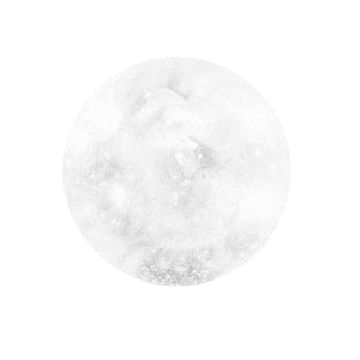
#> input picture assets/asset/9973fe0f9e0308ecc1eed6baae953fa8-Photoroom.png, 360 x 360 px, given in place of Mossy Rock Collection Spritesheet.png, which was not available
$ python build_forest_atlas_resources.py
#> lines starting #> are read from the running program, lines starting #| are printed output that depends on the picture; after the words box and inside, x2 and y2 are one past the last pixel; in counts of white or black regions, pixels touching at a corner belong together; pictures that were not available may be replaced by others from this repository, and a replacement may not be noted
"""Create editable Godot atlas regions, without modifying source images."""
from pathlib import Path
import json
import cv2
import numpy as np
from PIL import Image

ROOT=Path(__file__).resolve().parents[1]
OUT=ROOT/'assets/environment/modular_forest'
OUT.mkdir(parents=True,exist_ok=True)
ROCKS='res://assets/asset/Mossy Rock Collection Spritesheet.png'
im=Image.open(ROOT/'assets/asset/Mossy Rock Collection Spritesheet.png').convert('RGBA')
#> im is the input picture: PIL image 360x360 RGBA; mean R, G, B, A 79.5, 79.5, 79.5, 82.6
mask=cv2.morphologyEx((np.asarray(im)[:,:,3]>80).astype(np.uint8),cv2.MORPH_CLOSE,np.ones((3,3),np.uint8))
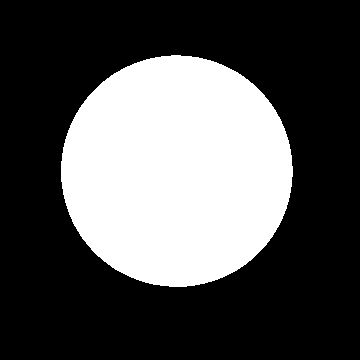
#> mask: shape (360, 360); values 0 (black) and 1 (white), 32.5% white; 1 white region, box (x1, y1, x2, y2) and area: (61, 55, 293, 287) 42143
_,_,stats,_=cv2.connectedComponentsWithStats(mask,8)
#> stats = [[0, 0, 360, 360, 87457], [61, 55, 232, 232, 42143]]
boxes=[list(map(int,s[:4])) for s in stats[1:] if s[4]>600]
#> boxes = [[61, 55, 232, 232]]
boxes.sort(key=lambda r:(r[1]//240,r[0]))
#> (the run stopped early here; a loop or call above may not have finished)

$ run again, on assets/asset/ChatGPT Image Oct 25, 2026, 03_05_42 AM.png
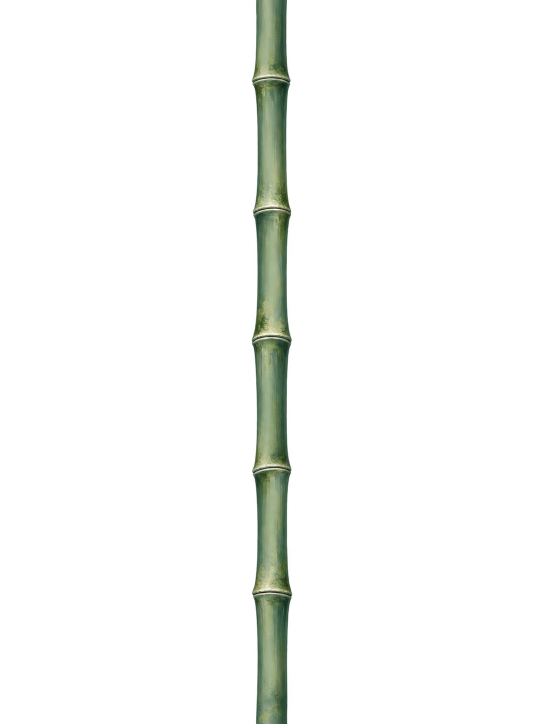
#> input picture assets/asset/ChatGPT Image Oct 25, 2026, 03_05_42 AM.png, 1086 x 1448 px, given in place of Mossy Rock Collection Spritesheet.png, which was not available (shown at 1/2 size)
#> im is the input picture: PIL image 1086x1448 RGBA; mean R, G, B, A 6.6, 8, 5.9, 14.5
#> `mask=cv2.morphologyEx((np.asarray(im)[:,:,3]>80).astype(np.uint8),cv2...`:
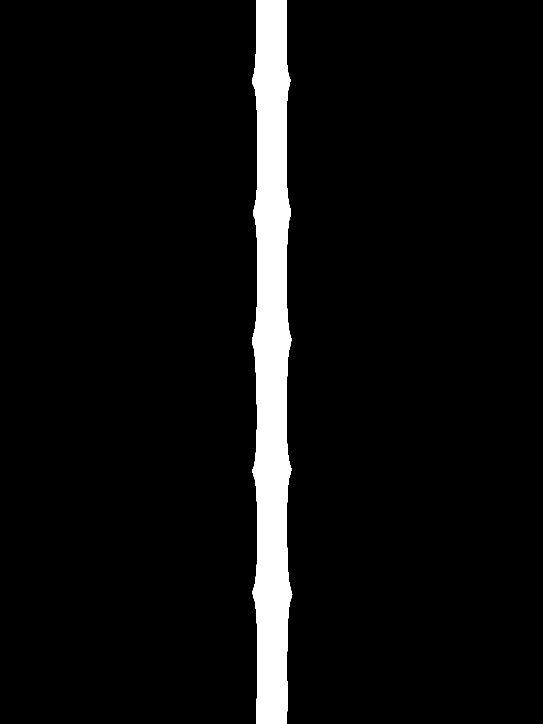
#> mask: shape (1448, 1086) (shown at 1/2 size); values 0 (black) and 1 (white), 5.8% white; 1 white region, box (x1, y1, x2, y2) and area: (504, 0, 585, 1448) 91109
#> stats = [[0, 0, 1086, 1448, 1481419], [504, 0, 81, 1448, 91109]]
#> boxes = [[504, 0, 81, 1448]]

$ run again, on assets/asset/ChatGPT Image Oct 25, 2026, 09_46_53 AM.png
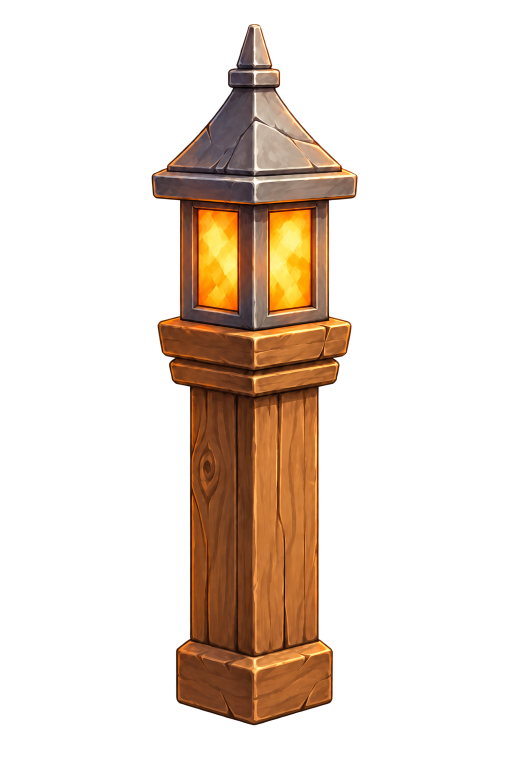
#> input picture assets/asset/ChatGPT Image Oct 25, 2026, 09_46_53 AM.png, 1024 x 1536 px, given in place of Mossy Rock Collection Spritesheet.png, which was not available (shown at 1/2 size)
#> im is the input picture: PIL image 1024x1536 RGBA; mean R, G, B, A 57.2, 34.8, 17.6, 58.2
#> `mask=cv2.morphologyEx((np.asarray(im)[:,:,3]>80).astype(np.uint8),cv2...`:
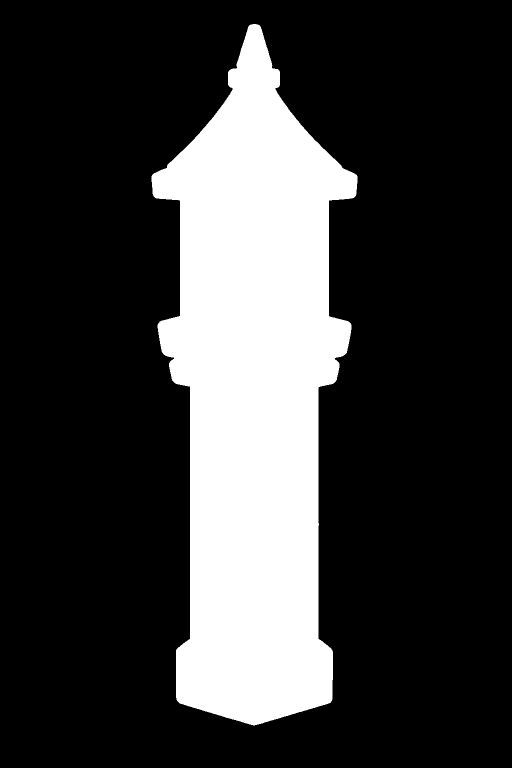
#> mask: shape (1536, 1024) (shown at 1/2 size); values 0 (black) and 1 (white), 23% white; 1 white region, box (x1, y1, x2, y2) and area: (303, 48, 715, 1451) 362485
#> stats = [[0, 0, 1024, 1536, 1210379], [303, 48, 412, 1403, 362485]]
#> boxes = [[303, 48, 412, 1403]]
